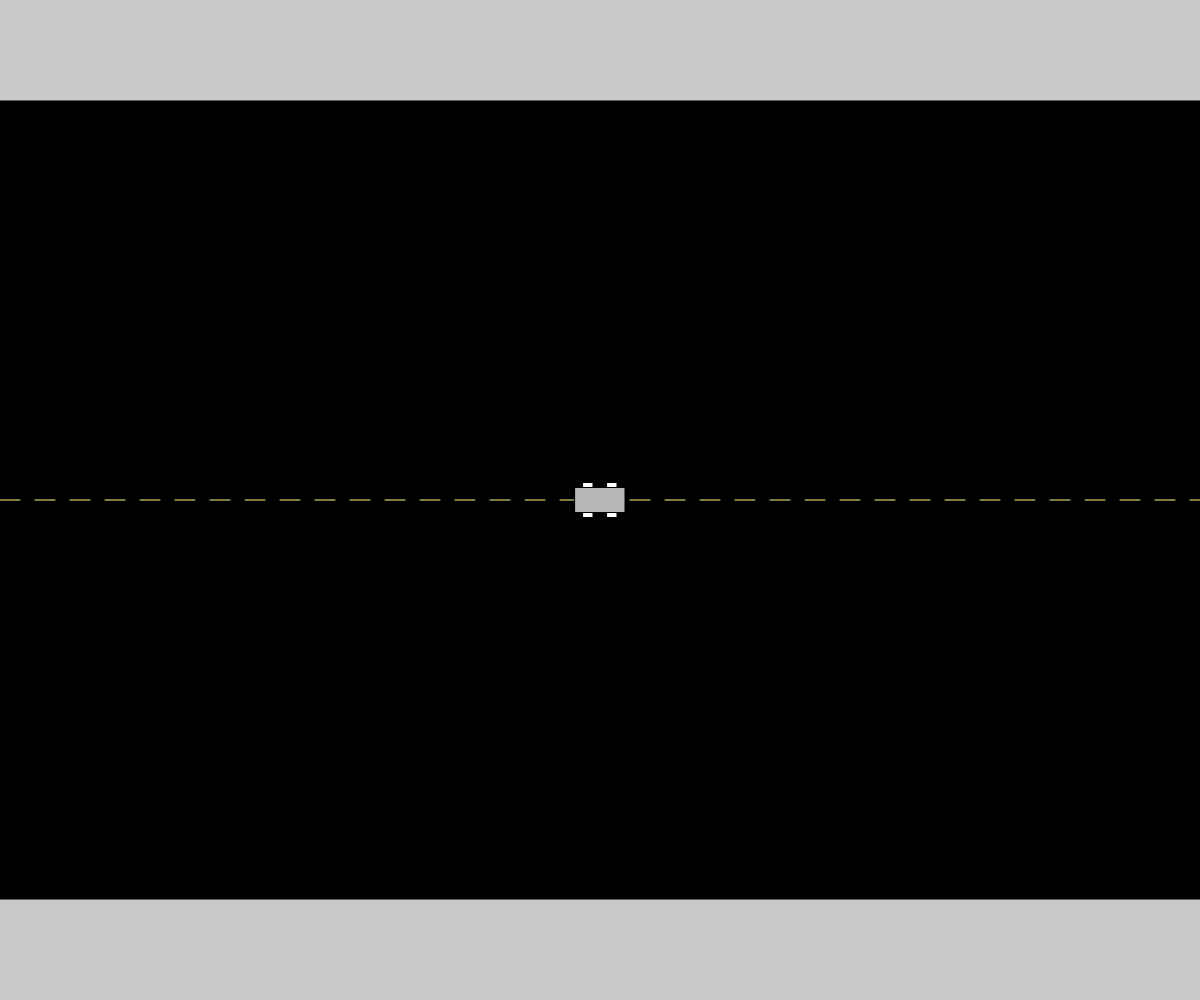
Frame 1 (no input)
Frame 60 (no input): identical to frame 1, image omitted
Frame 120 (the mouse pressed at the canvas centre since frame 60): identical to frame 1, image omitted

The p5.js sketch that drew this single still picture (run headless with seeded random() and noise() and a simulated clock; from frame 60 on, the mouse is pressed at the canvas centre):

// p5.js sketch
// ── sketch.js
// Cars! Cars! Cars!
// Hannah Tremaine
// 10/17/2023
//Global Varibles
let testCar;


function setup() {
  createCanvas(windowWidth, windowHeight);
  testCar = new Vehicle(width/2,height/2)
}

function draw() {
  background(220);
  drawRoad();
  testCar.display();
}

function drawRoad(){
  background(0);
  rectMode(CORNERS);
  stroke(200);
  fill(200);
  rect(0,height*0.1,width,0);
  rect(0,height,width,height*0.9);
  stroke(255, 251, 125);
  for(let i = 0;i<width;i=i+35){
    line(i,height/2,i+20,height/2);
  }
}

class Vehicle{
  constructor(x,y){
    this.type=0; //o = car, 1 = truck
    this.c = random(0,255);
    this.x = x;
    this.y = y;
    this.direction = "left";
    this.xSpeed = 0;
  }
  display(){
    rectMode(CENTER);
    stroke(0);
    if(this.type === 0){
      fill(255);
      rect(this.x-12,this.y,10,35);
      rect(this.x+12,this.y,10,35);
      fill(this.c);
      rect(this.x,this.y,50,25);
    }
    if(this.type === 1){
      fill(this.c);
      rect(this.x,this.y,55,35);
      rect(this.x+30,this.y,10,35)

    }
  }
  move(){

  }
  speedUp(){

  }
  speedDown(){

  }
  changeColor(){
    fill(this.c,this.c,this.c);
  }
  action(){

  }
}
